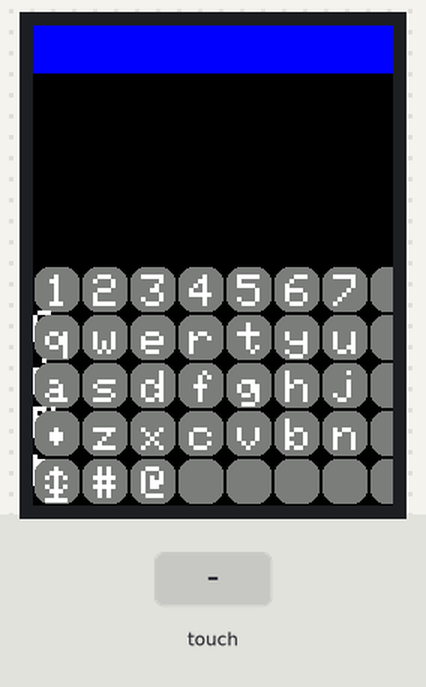
Recording of a sketch running on a simulated Arduino Uno, built with avr-gcc and run on an emulated ATmega328P. On the bench: 240×320 colour display. The inputs (shaded band) are chosen by the test bench. What the sketch prints to the serial monitor is not drawn.

Above: at 1.5 s.
1.6 s: touch panel pressed at 13 % / 10 % of its raw x / y range
At 2.9 s:
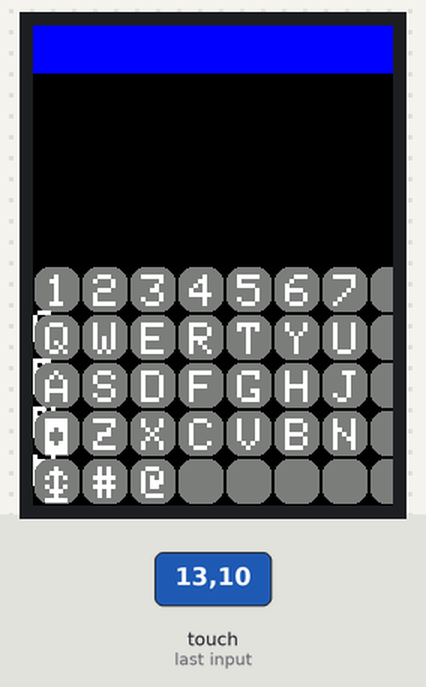
3.2 s: touch panel pressed at 13 % / 30 % of its raw x / y range
Timing chart, 0 to 6.2 s (numbered marks = the images above; inputs shaded):
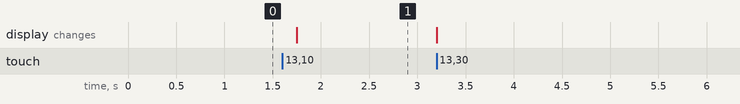

The sketch:

main.ino
```cpp
#include <Arduino.h>
#include <Adafruit_GFX.h>
#include <MCUFRIEND_kbv.h>
MCUFRIEND_kbv tft;
#include <TouchScreen.h>
#define MINPRESSURE 200
#define MAXPRESSURE 1000

// ALL Touch panels and wiring is DIFFERENT
// copy-paste results from TouchScreen_Calibr_native.ino
const int XP=8,XM=A2,YP=A3,YM=9; //320x480 ID=0x9486
const int TS_LEFT=130,TS_RT=900,TS_TOP=950,TS_BOT=90;

TouchScreen ts = TouchScreen(XP, YP, XM, YM, 300);

// Adafruit_GFX_Button btn_0, btn_1, btn_2, btn_3, btn_4, btn_5, btn_6, btn_7, btn_8, btn_9;

int pixel_x, pixel_y;     //Touch_getXY() updates global vars
bool Touch_getXY(void)
{
    TSPoint p = ts.getPoint();

    pinMode(YP, OUTPUT);      //restore shared pins
    pinMode(XM, OUTPUT);
    digitalWrite(YP, HIGH);   //because TFT control pins
    digitalWrite(XM, HIGH);

    bool pressed = (p.z > MINPRESSURE);
    if (pressed) {
        pixel_x = map(p.x, TS_LEFT, TS_RT, 0, tft.width()); //.kbv makes sense to me
        pixel_y = map(p.y, TS_TOP, TS_BOT, 0, tft.height());
        // Serial.println(String(p.x) + "\t" + String(p.y) + "\t" + String(pixel_x) + "\t" + String(pixel_y));
        // tft.drawCircle(pixel_x, pixel_y, 1, TFT_RED);
        // delay(100);
    }

    return pressed;
}

#define BLACK   0x0000
#define BLUE    0x001F
#define RED     0xF800
#define GREEN   0x07E0
#define CYAN    0x07FF
#define MAGENTA 0xF81F
#define YELLOW  0xFFE0
#define WHITE   0xFFFF

#define font_multiplier 2
int line_height = 0;
int header_height = 0;
int footer_height = 0;
int terminal_height = 0;
int max_line = 0;

int line = 0;

String data = "";
String data_keypad = "";
String data_serial = "";
byte data_length = 0;
char character;
bool inv = false;

int scroll = 0;

bool scroll_toggle = false;

// 7,8 as capslock icon
// 17 as backspace icon
// 16 as enter icon
// 23 as change page icon

// 24,25,26,27 as arrow keys icon
// 64 addsign icon
// 35 hashtag icon

// 32 as space
// 9 ,10, 13, 32,
char keys[10][10] = {
                    // alphanumeric char
                    {'1', '2', '3', '4', '5', '6', '7', '8', '9', '0'},
                    {'q', 'w', 'e', 'r', 't', 'y', 'u', 'i', 'o', 'p'},
                    {'a', 's', 'd', 'f', 'g', 'h', 'j', 'k', 'l', 17},
                    {7, 'z', 'x', 'c', 'v', 'b', 'n', 'm', 24, 16},
                    {23, 35, 64, 32, 32, 32, 32, 27, 25, 26},
                    // other char and emojie
                    {1, 2, 3, 4, 5, 6, 11, 12, 14, 15},
                    {18, 19, 20, 21, 36, 22, 28, 29, 30, 31},
                    {37, 42, 43, 45, 61, 94, 95, 38, 124, 126},
                    {92, 47, 91, 93, 60, 62, 40, 41, 123, 125},
                    {23, 44, 96, 39, 46, 58, 59, 63, 33, 34}};


void setup(void)
{
    Serial.begin(9600);

    uint16_t ID = tft.readID();
    Serial.print("TFT ID = 0x");
    Serial.println(ID, HEX);
    Serial.println("Calibrate for your Touch Panel");
    if (ID == 0xD3D3) ID = 0x9486; // write-only shield
    tft.begin(ID);
    tft.setRotation(0);            //PORTRAIT
    tft.fillScreen(BLACK);
    // on_btn.initButton(&tft,  60, 200, 100, 40, WHITE, CYAN, BLACK, "ON", 2);
    // off_btn.initButton(&tft, 180, 200, 100, 40, WHITE, CYAN, BLACK, "OFF", 2);
    // on_btn.drawButton(false);
    // off_btn.drawButton(false);
    // tft.fillRect(40, 80, 160, 80, RED);

    tft.setTextSize(font_multiplier);
    line_height = font_multiplier * 8;


    header_height = line_height * 2;
    footer_height = line_height * 10;

    terminal_height = tft.height() - header_height - footer_height;
    max_line = terminal_height / line_height;

    tft.fillRect(0, 0, tft.width(), header_height, TFT_BLUE);

    Serial.println(terminal_height);
    Serial.println(footer_height);
    // for (int i = 0; i < max_line; i++)
    // {
    //     tft.setCursor(0, i*line_height + header_height);
    //     tft.print(i);
    //     delay(10);
    // }

    // scroll = line_height;

    drawkeypad();
}

int key_x = 0;
int key_y = 0;
int key_w = 30;
int key_h = 30;

int color = TFT_DARKGREY;

bool capslock = false;
bool sign = false;

byte i0 = 0;

byte return_char = 0;

int key_row = -1;
int key_colum = -1;

void loop(void)
{
    while(Serial.available())
    {
        // terminal_print(Serial.read(), GREEN);

        character = char(Serial.read());
        switch (int(character))
        {
            // in ascii table char 10 and 13 used for /r /n that non printable char use them for finding end of the line
            case 10:
                terminal_print(data_serial, GREEN);
                data_serial = "";
            break;

            case 13:
            break;

            default:
                data_serial += character;
            break;
        }
    }


    if(Touch_getXY())
    {
        if (pixel_y - (header_height + terminal_height) > 0)
        {
            key_colum = pixel_x / 32;
            key_row = (pixel_y - (header_height + terminal_height)) / 32;

            key_x = (key_colum * 32) + 1;
            key_y = (header_height + terminal_height) + (key_row * 32) + 1;
            color = TFT_DARKGREY;

            i0 = key_row + (sign * 5);
            tft.fillRoundRect(key_x, key_y, key_w, key_h, 10, color);
            tft.setTextSize(3);
            tft.setTextColor(WHITE);
            tft.setCursor(key_x + 7, key_y + 5);

            if(isAlpha(char(keys[i0][key_colum])) && capslock) tft.print(char(keys[i0][key_colum] - 32));
            else tft.print(char(keys[i0][key_colum]));
            // tft.print(char(keys[key_row][key_colum]));

            switch (keys[i0][key_colum])
            {
                case 7:
                    keys[key_row][key_colum] = 8;
                    capslock = !capslock;
                    drawkeypad();
                    break;

                case 8:
                    keys[key_row][key_colum] = 7;
                    capslock = !capslock;
                    drawkeypad();
                break;

                case 16:
                    terminal_print(data_keypad, RED);
                    Serial.println(data_keypad);
                    data_keypad = "";
                break;

                // case 17:
                //     Serial.println("< ");
                // break;

                case 23:
                    sign = !sign;
                    drawkeypad();
                break;

                default:
                    if(isAlpha(char(keys[i0][key_colum])) && capslock) data_keypad += char(keys[i0][key_colum] - 32);
                    else data_keypad += char(keys[i0][key_colum]);
                break;
            }
        }
        while (Touch_getXY()){}
        delay(100);
    }
}


char Keypad()
{
    if(Touch_getXY())
    {
        if (pixel_y - (header_height + terminal_height) > 0)
        {
            key_colum = pixel_x / 32;
            key_row = (pixel_y - (header_height + terminal_height)) / 32;

            key_x = (key_colum * 32) + 1;
            key_y = (header_height + terminal_height) + (key_row * 32) + 1;
            color = TFT_DARKGREY;

            i0 = key_row + (sign * 5);
            tft.fillRoundRect(key_x, key_y, key_w, key_h, 10, color);
            tft.setTextSize(3);
            tft.setTextColor(WHITE);
            tft.setCursor(key_x + 7, key_y + 5);

            if(isAlpha(char(keys[i0][key_colum])) && capslock) tft.print(char(keys[i0][key_colum] - 32));
            else tft.print(char(keys[i0][key_colum]));

            if(isAlpha(char(keys[i0][key_colum])) && capslock) return_char = char(keys[i0][key_colum] - 32);
            else return_char = char(keys[i0][key_colum]);

            switch (keys[key_row][key_colum])
            {
                case 7:
                    keys[key_row][key_colum] = 8;
                    capslock = !capslock;
                    break;

                case 8:
                    keys[key_row][key_colum] = 7;
                    capslock = !capslock;
                break;

                case 16:
                    return_char = 13;
                    Serial.println("> ");
                break;

                case 17:
                    Serial.println("< ");
                break;

                case 23:
                    sign = !sign;
                break;

                default:
                break;
            }
        }
    }
    else
    {
        key_colum = -1;
        key_row = -1;
        return_char = 0;
    }
}

void drawkeypad()
{
    return_char = 0;
    for (byte i = 0; i < 5; i++)
    {
        for (byte j = 0; j < 10; j++)
        {
            key_x = (j * 32) + 1;
            key_y = (header_height + terminal_height) + (i * 32) + 1;
            color = TFT_DARKGREY;


            i0 = i + (sign * 5);
            tft.fillRoundRect(key_x, key_y, key_w, key_h, 10, color);
            tft.setTextSize(3);
            tft.setTextColor(WHITE);
            tft.setCursor(key_x + 7, key_y + 5);

            if(isAlpha(char(keys[i0][j])) && capslock) tft.print(char(keys[i0][j] - 32));
            else tft.print(char(keys[i0][j]));
        }
    }
}

void terminal_print(String terminal_data, int color)
{
    tft.setTextSize(font_multiplier);
    tft.setTextColor(color);

    if ((scroll / line_height) < max_line)
    {
        tft.fillRect(0, ((scroll / line_height) * line_height) + header_height, tft.width(), line_height, TFT_BLACK);
        tft.setCursor(0, ((scroll / line_height) * line_height) + header_height);

        data_length = terminal_data.length();

        // first line command start with >
        tft.print("> ");
        for (byte i = 0; i < data_length; i++)
        {
            tft.print(terminal_data[i]);
            // if the data is biger than n it
            if (i%22 == 0 && i != 0)
            {
                scroll += line_height;
                tft.vertScroll(header_height, terminal_height, scroll);
                tft.println();
                tft.print("- ");
            }
        }
        scroll += line_height;
        tft.vertScroll(header_height, terminal_height, scroll);

    }
    else
    {
        line = 0;
        scroll = 0;
    }

    // Serial.print(scroll);
    // Serial.print("\t");
    // Serial.print(scroll / line_height);
    // Serial.print("\t");
    // Serial.print(scroll_toggle);
    // Serial.print("\t");
    // Serial.println(data);
    terminal_data = "";
    line++;
}
```

Measured:
- after the input at 1.6 s, the display: changes after 0.15 s (image 1)
